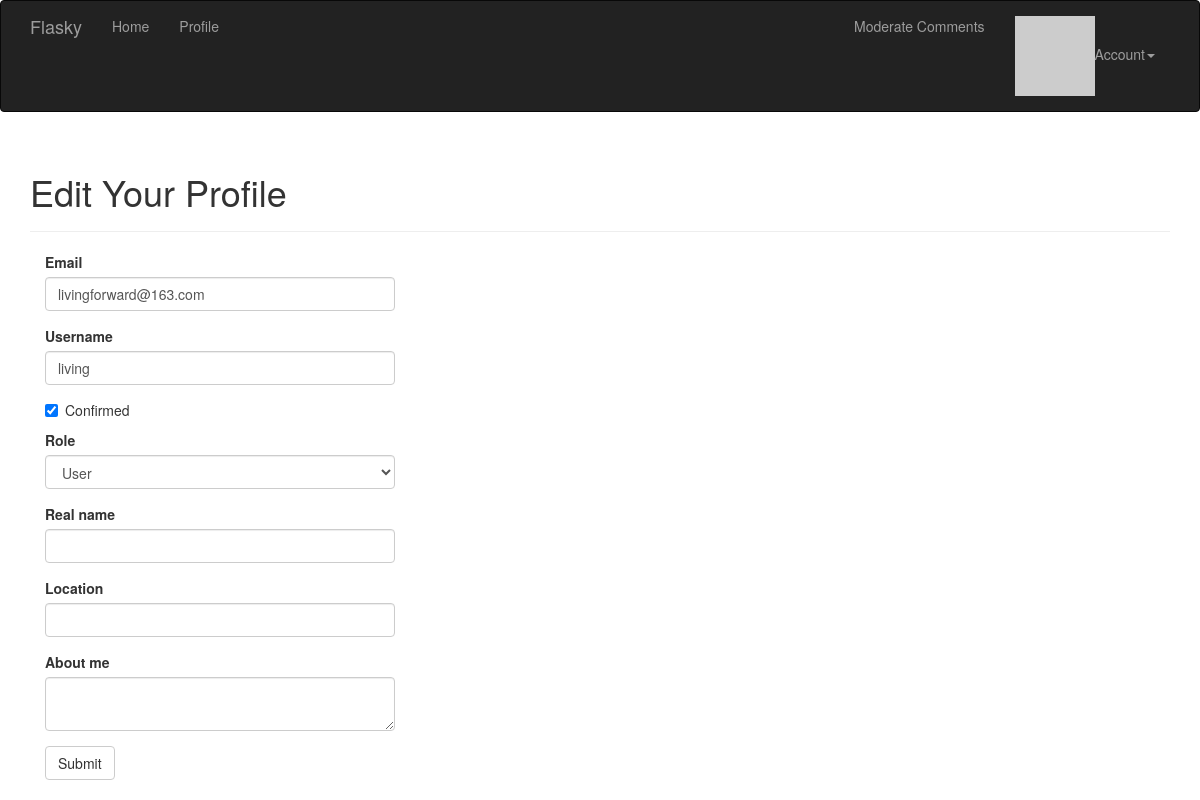
The app's page /edit-profile/3 (signed in), older data.
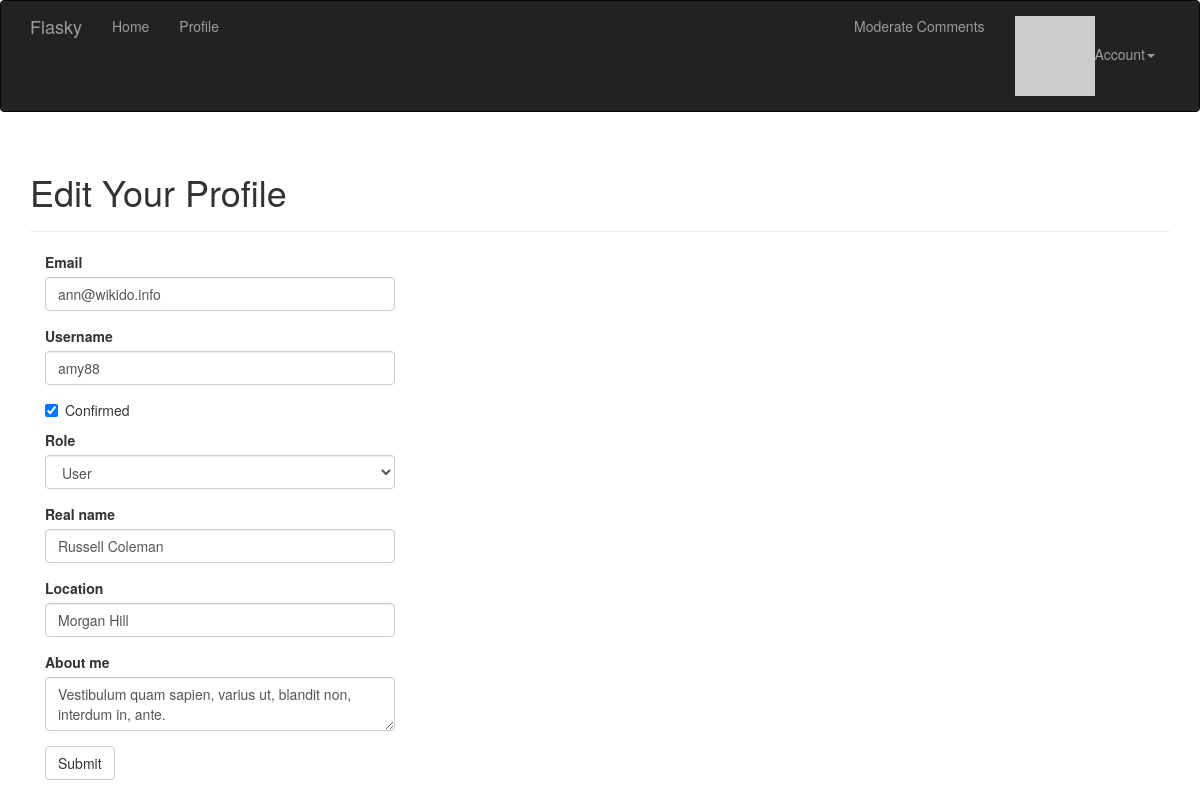
The same page, newer data.
### app/models.py (models this page shows, shortened)
class User(UserMixin, db.Model):
    __tablename__ = 'users'
    id = db.Column(db.Integer, primary_key=True)
    email = db.Column(db.String(64), unique=True, index=True)
    username = db.Column(db.String(64), unique=True, index=True)
    password_hash = db.Column(db.String(128))
    role_id = db.Column(db.Integer, db.ForeignKey('roles.id'))
    avatar_hash = db.Column(db.String(32))
    confirmed = db.Column(db.Boolean, default=False)
    name = db.Column(db.String(64))
    location = db.Column(db.String(64))
    about_me = db.Column(db.Text())
    member_since = db.Column(db.DateTime(), default=datetime.utcnow)
    last_seen = db.Column(db.DateTime(), default=datetime.utcnow)
    posts = db.relationship('Post', backref='author', lazy='dynamic')
    followed = db.relationship('Follow', foreign_keys=[Follow.follower_id], backref=db.backref('follower', lazy='joined'),
        lazy='dynamic', cascade='all, delete-orphan')
    followers = db.relationship('Follow', foreign_keys=[Follow.followed_id], backref=db.backref('followed', lazy='joined'),
        lazy='dynamic', cascade='all, delete-orphan')
    comments = db.relationship('Comment', backref='author', lazy='dynamic')
    def gravatar(self, size=100, default='identicon', rating='g'):
        url = 'https://secure.gravatar.com/avatar'
        hash = self.avatar_hash or self.gravatar_hash()
        return '{url}/{hash}?s={size}&d={default}&r={rating}'.format(url=url, hash=hash, size=size, default=default, rating=rating)
    def can(self, perm):
        return self.role is not None and self.role.has_permission(perm)
    def ping(self):
        self.last_seen = datetime.utcnow()
        db.session.add(self)
        db.session.commit()
    @property
    def password(self):
        raise AttributeError('password is not a readable attribute')
    @password.setter
    def password(self, password):
        self.password_hash = generate_password_hash(password)
    def gravatar_hash(self):
        return hashlib.md5(self.email.lower().encode('utf-8')).hexdigest()
    '''@staticmethod
    def generate_fake(count=100):
        from sqlalchemy.exc import IntegrityError
        from random import seed
        import forgery_py

        seed()
        #r = Role.query.filter_by(name='User').first()
        for i in range(count):
            u = User(email=forgery_py.internet.email_address(),
                username=forgery_py.internet.user_name(True),
                password=forgery_py.lorem_ipsum.word(),
                #role= r,
                confirmed=True,
                name=forgery_py.name.full_name(),
                location=forgery_py.address.city(),
                about_me=forgery_py.lorem_ipsum.sentence(),
                member_since=forgery_py.date.date(True))
            db.session.add(u)
            try:
                db.session.commit()
            except:
                db.session.rollback()'''

### app/main/views.py (the view, shortened to what this page needs)
@main.route('/edit-profile/<int:id>', methods=['GET', 'POST'])
@login_required
@admin_required
def edit_profile_admin(id):
    user = User.query.get_or_404(id)
    form = EditProfileAdminForm(user=user)
    form.email.data = user.email
    form.username.data = user.username
    form.confirmed.data = user.confirmed
    form.role.data = user.role_id
    form.name.data = user.name
    form.location.data = user.location
    form.about_me.data = user.about_me
    return render_template('edit_profile.html', form=form, user=user)

### app/main/forms.py (shortened to what this page needs)
class EditProfileAdminForm(Form):
    email = StringField('Email', validators=[Required(), Length(1, 64), Email()])
    username = StringField('Username', validators=[Required(), Length(1, 64), Regexp('^[A-Za-z0-9_.]*$',
        0, 'Usernames must have only letters, numbers, dots or underscores')])
    confirmed = BooleanField('Confirmed')
    role = SelectField('Role', coerce=int)
    name = StringField('Real name', validators=[Length(0, 64)])
    location = StringField('Location', validators=[Length(0, 64)])
    about_me = TextAreaField('About me')
    submit = SubmitField('Submit')
    def __init__(self, user, *args, **kwargs):
        super(EditProfileAdminForm, self).__init__(*args, **kwargs)
        self.role.choices = [(role.id, role.name) for role in Role.query.order_by(Role.name).all()]
        self.user = user

### app/auth/views.py (called while the page is built)
@auth.before_app_request
def before_request():
    if current_user.is_authenticated:
        current_user.ping()
        if not current_user.confirmed and request.endpoint[:5] != 'auth.':
            return redirect(url_for('auth.unconfirmed'))

### app/main/__init__.py (called while the page is built)
@main.app_context_processor
def inject_permissions():
    return dict(Permission=Permission)  #返回一个字典

### app/templates/edit_profile.html (shortened to what this page needs)
{% extends "base.html" %}
{% import "bootstrap/wtf.html" as wtf %}
{% block page_content %}
<div class="page-header">
    <h1>Edit Your Profile</h1>
</div>
<div class="col-md-4">
    {{ wtf.quick_form(form) }}
</div>
{% endblock %}

Row changes from the older to the newer data that the page shows:
changed User "User": email "livingforward@163.com" → "ann@wikido.info"; username "living" → "amy88"; name (not shown) → "Russell Coleman"; location (not shown) → "Morgan Hill"; about_me (not shown) → "Vestibulum quam sapien, varius ut, blandit non, interdum in, ante."
